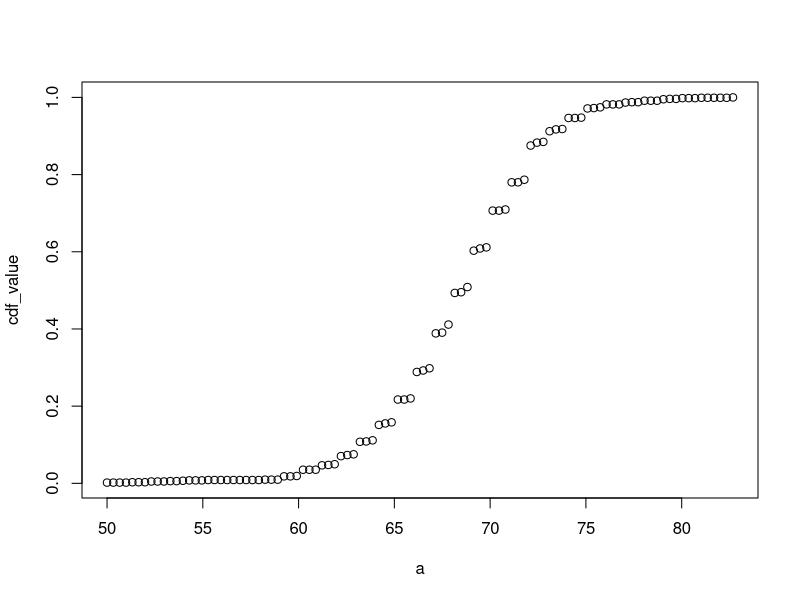

Write the R code that produced this figure.
## ---- chunk 1
library(dslabs)
data(murders)
head(murders)
## ---- chunk 2
# load the dataset
library(dslabs)
data(heights)
# make a table of category proportions
prop.table(table(heights$sex))
## ---- chunk 3
# example for student heights
a <- seq(min(heights$height), max(heights$height), length = 100)
cdf_function <- function(x){
  mean(heights$height <= x)
}
cdf_value <- sapply(a, cdf_function)
plot(a, cdf_value)
